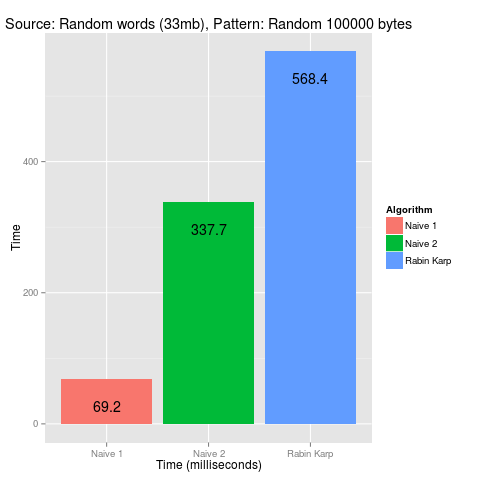

Recreate this plot in R.
library(ggplot2)
library(plyr)

results = read.csv('results1.txt', header=FALSE)
results = rename(results, c("V1"="Algorithm", "V2"="Time"))
mean_results <- aggregate(Time~Algorithm, data=results, FUN="mean")
png("results1.png")
mean_results
ggplot(data=mean_results, aes(x=Algorithm, y=Time, fill=Algorithm)) + 
geom_bar(stat="identity", ymin=0) + 
ggtitle("Source: Random words (33mb), Pattern: Random 100000 bytes") +
xlab("Time (milliseconds)") +
geom_text(aes(label=Time), vjust=3)
coord_flip()
dev.off()
